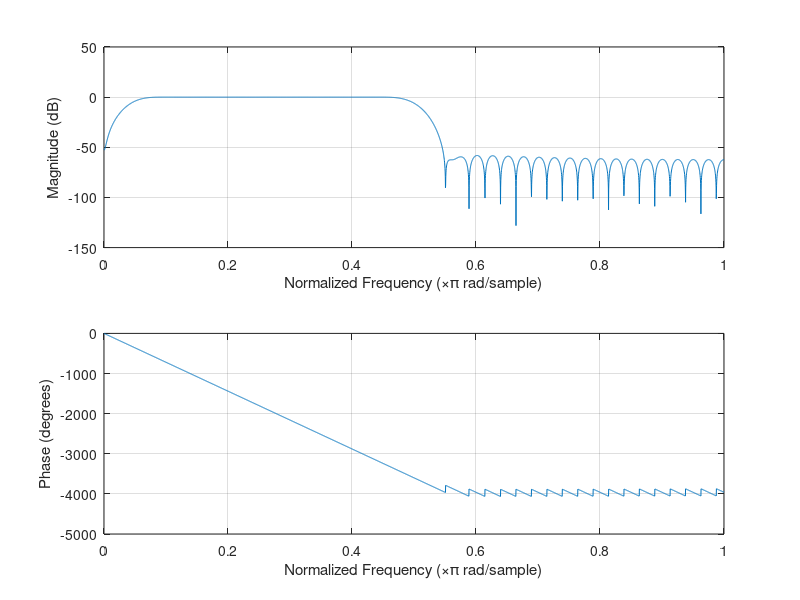
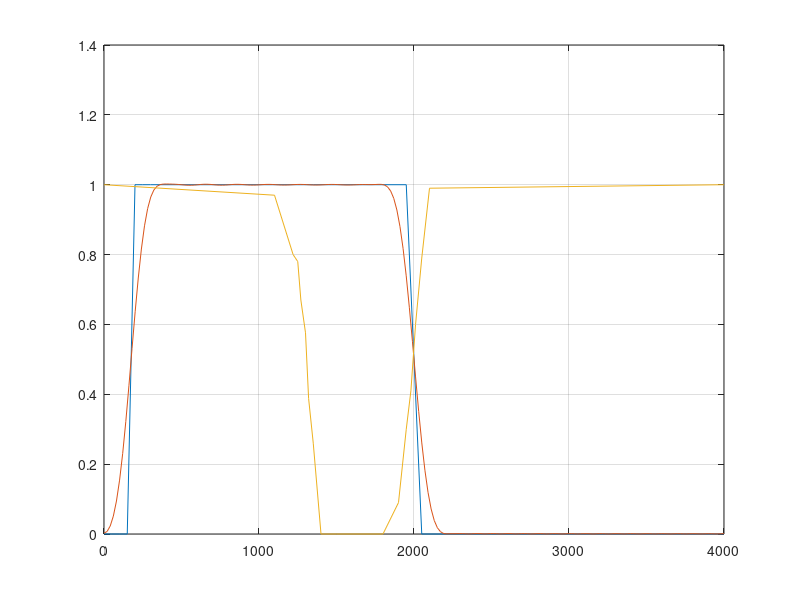

The MATLAB script that drew these images, in order: (Note: this script raises an error after producing the figures.)
%%Zachowanie filtra środkowo-przepustowego dla okna Hanninga o N=80;
%Częstotliwości graniczne 1300Hz, 2000Hz.
%filtr FIR (SOI) projektowany przez fir2
 
fs=8000;        %częstotliwość próbkowania
fNq=fs/2;% Nyquista częstotliwość
fHz=[0 50 100 150 200 250 300 1250 1350 1950 2050 2500 3000 fNq]; %wektor f
amp=[0 0 0 0 1 1 1 1 1 1 0 0 0 0];% i odpowiadające im pożądane amplitudy
 
N=80;           %rząd filtru
fn=fHz/fNq;         % normalizacja częstotliwości
%b=fir2(N,fn,amp,boxcar(N+1)); % to dla okna prostokątnego
b=fir2(N,fn,amp);   % a to ze standardowym oknem Hamminga
figure(1); freqz(b,1,fNq); %wykres znormalizowany
 
%skala liniowa
f=linspace(0,fNq,200);%wektor 100 częstotliwości z zakresu 0..fNq
w=2*pi*f;       %pulsacja
z=exp(j*w/fs);      %wartość zespolona 
mz=abs(polyval(b,z));   %wektor odpowiedzi dla wszystkich f
figure(2);
fHzG=[0 1100 1220 1250 1270 1300 1320 1350 1400 1500 1800 1900 1950 1980 2010 2050 2100 fNq]
ampG=[1 0.97 0.8 0.78 0.67 0.576 0.388 0.26 0 0 0 0.09 0.3 0.41 0.6 0.79 0.99 1]
plot(fHz,amp,f,mz,fHzG,ampG);
grid
plik_fir(b,'C:\CCStudio_v3.3PLA\Project_EQ\GUI_EQ\Debug\cps1\EQ_projekt\Filtr\wsp2.h'); %zapis do pliku